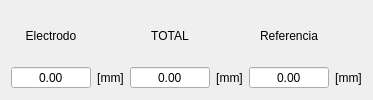
               <widget class="QWidget" name="tab">
                <attribute name="title">
                 <string>Espesores</string>
                </attribute>
                <layout class="QGridLayout" name="gridLayout_5">
                 <item row="1" column="0">
                  <widget class="QDoubleSpinBox" name="caja_106">
                   <property name="minimumSize">
                    <size>
                     <width>80</width>
                     <height>0</height>
                    </size>
                   </property>
                   <property name="whatsThis">
                    <string>&lt;html&gt;&lt;head/&gt;&lt;body&gt;&lt;p&gt;&lt;span style=&quot; font-size:10pt;&quot;&gt;Diametro del Electrodo que se debe utilizar&lt;/span&gt;&lt;/p&gt;&lt;/body&gt;&lt;/html&gt;</string>
                   </property>
                   <property name="alignment">
                    <set>Qt::AlignCenter</set>
                   </property>
                   <property name="readOnly">
                    <bool>true</bool>
                   </property>
                   <property name="buttonSymbols">
                    <enum>QAbstractSpinBox::NoButtons</enum>
                   </property>
                   <property name="maximum">
                    <double>9999.989999999999782</double>
                   </property>
                  </widget>
                 </item>
                 <item row="1" column="1">
                  <widget class="QLabel" name="label_18">
                   <property name="text">
                    <string>[mm]</string>
                   </property>
                   <property name="alignment">
                    <set>Qt::AlignCenter</set>
                   </property>
                  </widget>
                 </item>
                 <item row="1" column="5">
                  <widget class="QLabel" name="label_17">
                   <property name="text">
                    <string>[mm]</string>
                   </property>
                   <property name="alignment">
                    <set>Qt::AlignCenter</set>
                   </property>
                  </widget>
                 </item>
                 <item row="0" column="0">
                  <widget class="QLabel" name="label_20">
                   <property name="minimumSize">
                    <size>
                     <width>0</width>
                     <height>0</height>
                    </size>
                   </property>
                   <property name="text">
                    <string>Electrodo</string>
                   </property>
                   <property name="alignment">
                    <set>Qt::AlignCenter</set>
                   </property>
                  </widget>
                 </item>
                 <item row="0" column="2">
                  <widget class="QLabel" name="label_21">
                   <property name="text">
                    <string>TOTAL</string>
                   </property>
                   <property name="alignment">
                    <set>Qt::AlignCenter</set>
                   </property>
                  </widget>
                 </item>
                 <item row="1" column="2">
                  <widget class="QDoubleSpinBox" name="caja_107">
                   <property name="minimumSize">
                    <size>
                     <width>80</width>
                     <height>0</height>
                    </size>
                   </property>
                   <property name="whatsThis">
                    <string>&lt;html&gt;&lt;head/&gt;&lt;body&gt;&lt;p&gt;&lt;span style=&quot; font-size:10pt;&quot;&gt;Suma de todos los espesores&lt;/span&gt;&lt;/p&gt;&lt;/body&gt;&lt;/html&gt;</string>
                   </property>
                   <property name="alignment">
                    <set>Qt::AlignCenter</set>
                   </property>
                   <property name="readOnly">
                    <bool>true</bool>
                   </property>
                   <property name="buttonSymbols">
                    <enum>QAbstractSpinBox::NoButtons</enum>
                   </property>
                   <property name="maximum">
                    <double>9999.989999999999782</double>
                   </property>
                  </widget>
                 </item>
                 <item row="1" column="3">
                  <widget class="QLabel" name="label_19">
                   <property name="text">
                    <string>[mm]</string>
                   </property>
                   <property name="alignment">
                    <set>Qt::AlignCenter</set>
                   </property>
                  </widget>
                 </item>
                 <item row="1" column="4">
                  <widget class="QDoubleSpinBox" name="caja_108">
                   <property name="minimumSize">
                    <size>
                     <width>80</width>
                     <height>0</height>
                    </size>
                   </property>
                   <property name="whatsThis">
                    <string>&lt;html&gt;&lt;head/&gt;&lt;body&gt;&lt;p&gt;&lt;span style=&quot; font-size:10pt;&quot;&gt;Espesor de referencia&lt;/span&gt;&lt;/p&gt;&lt;/body&gt;&lt;/html&gt;</string>
                   </property>
                   <property name="alignment">
                    <set>Qt::AlignCenter</set>
                   </property>
                   <property name="readOnly">
                    <bool>true</bool>
                   </property>
                   <property name="buttonSymbols">
                    <enum>QAbstractSpinBox::NoButtons</enum>
                   </property>
                   <property name="maximum">
                    <double>9999.989999999999782</double>
                   </property>
                  </widget>
                 </item>
                 <item row="0" column="4">
                  <widget class="QLabel" name="label_22">
                   <property name="text">
                    <string>Referencia</string>
                   </property>
                   <property name="alignment">
                    <set>Qt::AlignCenter</set>
                   </property>
                  </widget>
                 </item>
                </layout>
               </widget>
